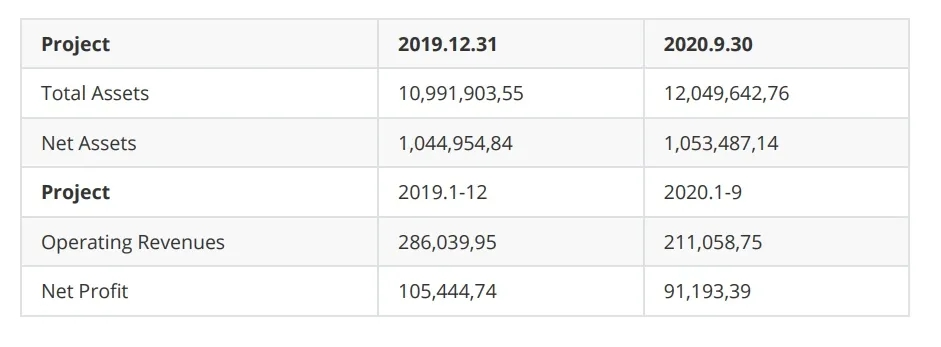
#> input picture Development/imageTest/einfach_table.jpg, 941 x 347 px, found by its file name
$ python get_table_zone.py
#> lines starting #> are read from the running program, lines starting #| are printed output that depends on the picture; after the words box and inside, x2 and y2 are one past the last pixel; in counts of white or black regions, pixels touching at a corner belong together
### Development/Arbeitbreich/tilt_correction.py

### Neigungskorrektur durch Horizonalenerkennung
### bei rotating ist Scanverzerrung ignorriert.

'''
- main function ---> TiltCorrection(path)
  - in this function at first call the function LSDGetLines in get_linien to mark the lines
  - then call the function GetAngle()
  - then call the function ImageRotate()

  - input    ---  the path of the image we want to tilt correct
  - return1  ---  the tilt corrected image ---> is used for ROI and Tesseract
  - return2  ---  the tilt corrected white image ---> is uesd for get ROI location


- Schritte:
  - get the locations of lines
  - correct the picture by calculating the average deflection angle of all lines with deflection angles within +-45 degrees
'''

import cv2
import numpy as np
import math
from get_linien import LSDGetLines


def GetAngle(lines):

    '''
    input     ---    list of the locations of lines, form [[x0,y0,x1,y1],[x2,y2,x3,y3],[...],[...],...]
    output    ---    angle_average of horizonal lines

    '''

    angle_list = []

    for line in lines:
        x1, y1, x2, y2 = line[0]

        if x1 == x2 or y1 == y2:
            continue
        else:
            t = float(y2-y1)/(x2-x1)
            rotate_angle = math.degrees(math.atan(t))
            #angle_list.append(rotate_angle)
            #print(angle_list)

            '''
            # dabei können nur die gegen den Uhrzeigersinn geneigte Bilder korrigiert werden.
            if rotate_angle < 0:
                angle_list.append(rotate_angle)
            else:
                rotate_angle1 = -(90 - rotate_angle)
                angle_list.append(rotate_angle1)
            '''

            # dabei können nur die Bilder mit Neigungswinkeln innerhalb von +-45 Grad korrigiert werden.

            angle_list.append(rotate_angle)

    if len(angle_list) == 0:
        # print('Das Bild ist korrekt.')
        angle_average = 0
    else:
        angle_list_45 = [angle_list[i] for i in range(len(angle_list)) if abs(angle_list[i])< 45] # list for angle < +-45
        #print(angle_list_45)
        #print(angle_list)

        if len(angle_list_45) == 0: # if no abs(anlge) < 45
            angle_average = sum(angle_list)/len(angle_list)  # in this way can correct the table when only vertikal line get
        else:
            angle_average = sum(angle_list_45)/len(angle_list_45)


    if __name__ == '__main__':
        print(angle_average)
        # print(angle_list)
    return angle_average


def ImageRotate(image, angle):

    '''
    input   ---  image: the image we want to rotate
    input   ---  angle: rotate anglel
    return  ---  the rotated image

    '''

    # get the shape of the image and then determine the rotate center

    h, w = image.shape[0:2]
    center_X, center_Y = w // 2, h // 2

    # make the rotation matrix
    M = cv2.getRotationMatrix2D((center_X, center_Y), angle, 1.0)

    # adaptive image border size
    cos = np.abs(M[0, 0])
    sin = np.abs(M[0, 1])

    # compute the new bounding dimensions of the image
    new_w = int((h * sin) + (w * cos))
    new_h = int((h * cos) + (w * sin))

    # adjust the rotation matrix to take into account translation
    M[0, 2] += (new_w / 2) - center_X
    M[1, 2] += (new_h / 2) - center_Y


    # perform the actual rotation and return the image
    # borderValue
    image_rotate = cv2.warpAffine(image, M, (new_w, new_h), borderValue=(255,255,255))
    return image_rotate
    # borderValue default（0, 0 , 0）
    # return cv2.warpAffine(image, M, (nW, nH))


def TiltCorrection(path):

    '''
    input  --- the path of the image we want to tilt correct
    return --- the tilt corrected image

    '''
#> called with path = 'Development\\imageTest\\einfach_table.jpg'

    gray_image = cv2.imread(path, 0)

    if __name__ == '__main__':
        cv2.imshow('original',gray_image)
        cv2.waitKey()

    lines, white_image = LSDGetLines(gray_image, 20)

    angle = GetAngle(lines)
    image_rotate_cor = ImageRotate(gray_image, angle)
    white_image_cor = ImageRotate(white_image, angle)


    if __name__ == '__main__':
        cv2.imshow('white_cor',white_image_cor)
        cv2.imshow('orig_cor', image_rotate_cor)
        cv2.waitKey()

    return image_rotate_cor, white_image_cor


# [2 lines that do not run on import are left out]
    # [4 lines of commented-out code are left out]


### Development/Arbeitbreich/get_linien.py

'''

- it is the first two steps
  - color image to gray image
  - lines mark by LSD

- input is a gray image
- output1 is the lines on it
- output2 is a new white image, on it is the lines of color image, location to location

'''

import cv2
import numpy as np
import matplotlib.pyplot as plt


def LSDGetLines(img, long_size):
    '''
    input - img             --- gray image
    input - long_size       --- min-long of the line
    return - dlines_long    --- dlines_long ---> a list for long lines in the image
    return - white_image    --- is a gray image

    '''
#> called with long_size = 20

    white_image = np.ones((img.shape[0], img.shape[1], 1))*255

    lsd = cv2.createLineSegmentDetector(0, scale=1)
    dlines = lsd.detect(img)

    dlines_long = []

    for dline in dlines[0]:
        x0 = int(round(dline[0][0]))
        y0 = int(round(dline[0][1]))
        x1 = int(round(dline[0][2]))
        y1 = int(round(dline[0][3]))

        long = (y1-y0)*(y1-y0)+(x1-x0)*(x1-x0)
        if long >= long_size*long_size:
            cv2.line(white_image, (x0, y0), (x1, y1), color = 0, thickness = 3, lineType = cv2.LINE_AA)
            # the vorteil big thickness:
            # Draw a thick line to make two adjacent lines merge into one.
            # It can be seen here that there may be black dot noise in the center of the line when thickness small
            # which should be removed
            # But it will cause the intersection point to shift
            dlines_long.append(dline)
#> this loop made 279 passes
#> (dline, x0, y0, x1, y1, long) on passes 1 to 3: ([[695.3, 297.5, 695.4, 286.5]], 695, 298, 695, 286, 144), ([[411.6, 188.5, 411.9, 195.6]], 412, 188, 412, 196, 64), ([[697.8, 196.5, 697.6, 187.5]], 698, 197, 698, 187, 100)
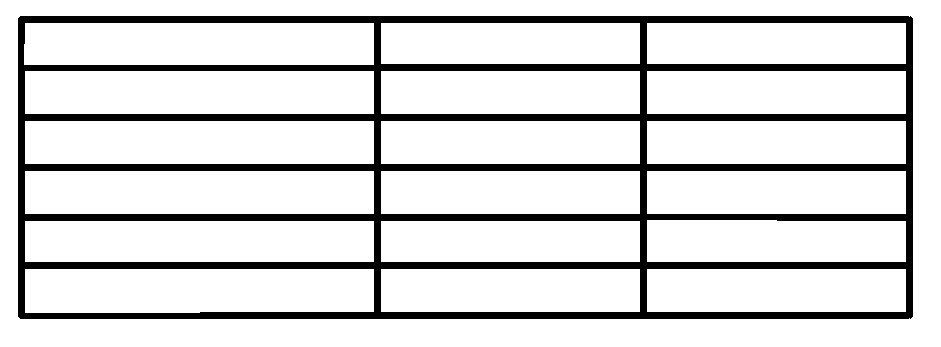
#> white_image: shape (347, 941, 1) float64; 84.6% white; 1 black region, box (x1, y1, x2, y2) and area: (18, 16, 913, 319) 50278
#> after the loop, dlines_long = 76 items, first 6: [[19.5, 315.5, 19.5, 18.5]], [[906.5, 68.5, 645.5, 68.5]], [[22.5, 215.5, 375.5, 215.5]], [[375.5, 68.5, 22.5, 68.5]], [[641.5, 68.5, 379.5, 68.5]], [[909.5, 18.5, 909.5, 315.5]]

    if __name__ == '__main__':
        #cv2.imshow('', white_image)
        #cv2.waitKey()
        plt.imshow(white_image, cmap = 'gray')
        plt.xticks([]),plt.yticks([])
        plt.show()

    if len(dlines_long) == 0:
        print('no table here')

    return dlines_long, white_image

# [10 lines that do not run on import are left out]

### Development/Arbeitbreich/get_table_zone.py
'''
noch nicht fertig hier
- markieren linien durch HoughLinesP
- get location of table --- not done
# https://wenku.baidu.com/view/8bdffcf175a20029bd64783e0912a21614797fd3.html

'''
import cv2
import numpy as np
import math
from distutils.command.config import LANG_EXT
from tilt_correction import TiltCorrection
from get_linien import LSDGetLines


# [67 lines left out: functions LineRow, LineCol, Or_Border, And_Border, not called in this run]


def GetPoint(path):

    image_rotate_cor = TiltCorrection(path)
#> in TiltCorrection, `lines, white_image = LSDGetLines(gray_image, 20)`: lines has the same summary as dlines_long in LSDGetLines
#> the loop in GetAngle, `for line in lines:` made 76 passes
#> (x1, y1, x2, y2, t, rotate_angle) on passes 36, 46: (906.5, 217.5, 645.5, 217.5, 1.7e-05, 0.000975), (22.5, 314.5, 375.5, 314.5, -9.34e-06, -0.000535)
#> in ImageRotate, `image_rotate = cv2.warpAffine(image, M, (new_w, new_h), borderValue=(2..`:
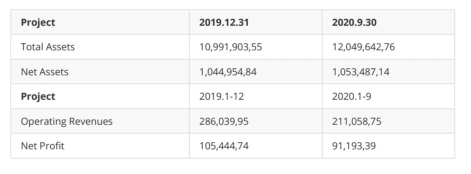
#> image_rotate: shape (347, 941) (shown at 1/2 size); min 46, max 255, mean 246.2
#> call 2 of ImageRotate, with angle = 0.000206
#> in ImageRotate (call 2), `image_rotate = cv2.warpAffine(image, M, (new_w, new_h), borderValue=(2..`:
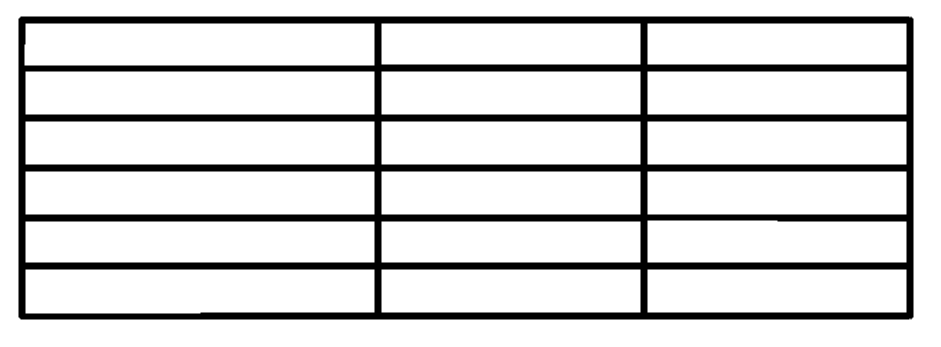
#> image_rotate: shape (347, 941) float64; min 0, max 255, mean 215.7
    white_image = LSDGetLines(image_rotate_cor, 20)[1]

    white_image = white_image.astype(np.uint8)

    ret, bina_image = cv2.threshold(~white_image, 0, 255, cv2.THRESH_BINARY + cv2.THRESH_OTSU)

    if __name__ == '__main__':
        cv2.imshow('', bina_image)
        cv2.waitKey()

    image_row = LineRow(bina_image)
    image_col = LineCol(bina_image)

    #Border(image_row, image_col)
    And_Border(image_row, image_col)


if __name__ == '__main__':
#> (the run stopped early here; a loop or call above may not have finished)

$ run again, with Development/imageTest/winkel_30.png saved as Development/imageTest/einfach_table.jpg
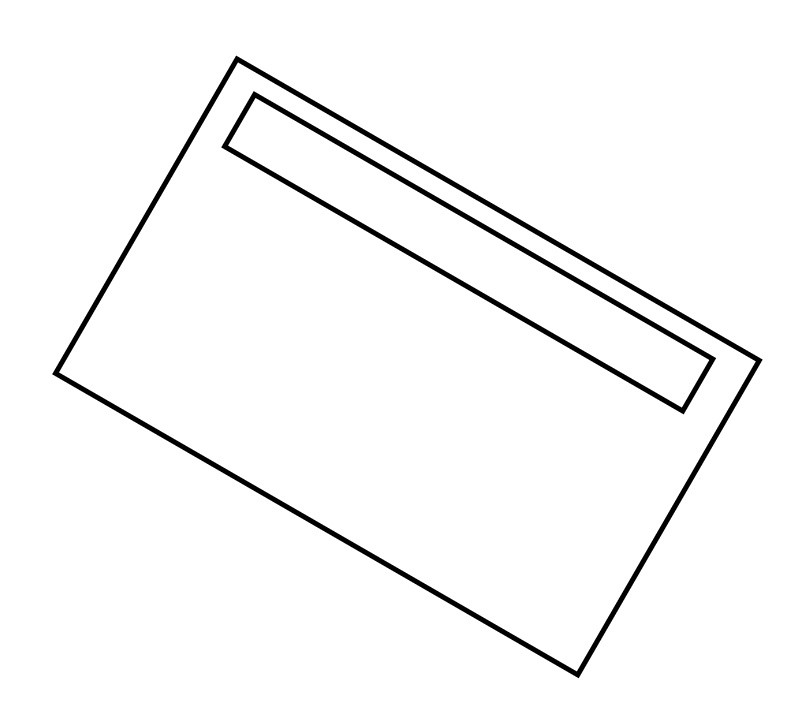
#> input picture Development/imageTest/winkel_30.png, 812 x 726 px, found by its file name
#> in TiltCorrection, gray_image is the input picture: shape (726, 812); min 0, max 255, mean 248.3
#> the loop in LSDGetLines, `for dline in dlines[0]:` made 16 passes
#> (dline, x0, y0, x1, y1, long) on passes 1 to 7: ([[578, 677.6, 51.85, 373.9]], 578, 678, 52, 374, 369092), ([[682.9, 413.8, 220.8, 147]], 683, 414, 221, 147, 284733), ([[236, 55.31, 762.2, 359]], 236, 55, 762, 359, 369092), ([[58.73, 372.1, 576, 670.7]], 59, 372, 576, 671, 356690), ([[254.1, 91.15, 715.1, 357.3]], 254, 91, 715, 357, 283277), ([[709.4, 359.7, 255.8, 97.92]], 709, 360, 256, 98, 273853), ([[755.3, 360.8, 238.1, 62.25]], 755, 361, 238, 62, 356690)
#> after the loop in LSDGetLines, `for dline in dlines[0]:`:
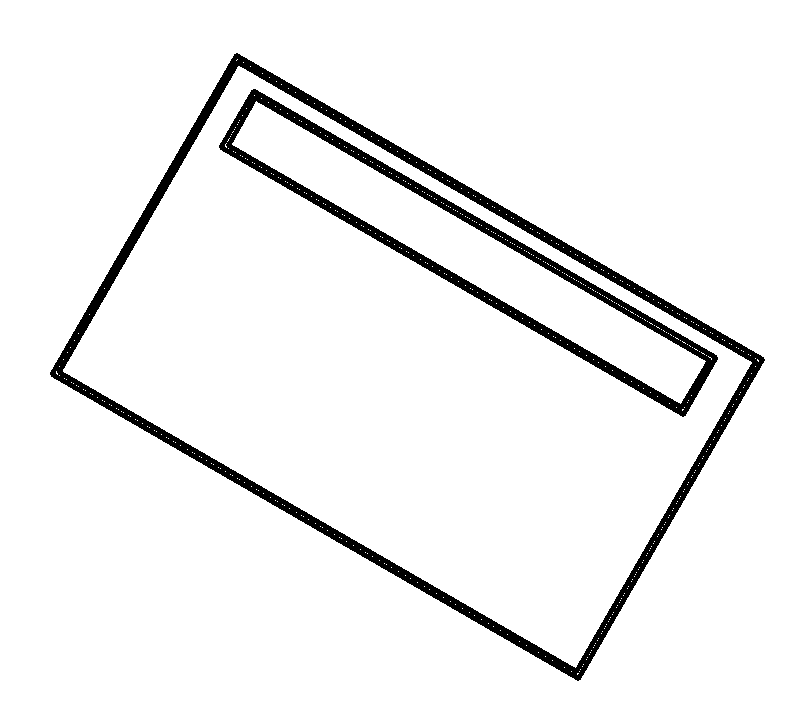
#> white_image: shape (726, 812, 1) float64; 94.8% white; 2 black regions, box (x1, y1, x2, y2) and area: (50, 53, 765, 681) 18964, (219, 89, 718, 417) 11637
#> after the loop in LSDGetLines, `for dline in dlines[0]:`: dlines_long = 16 items, first 6: [[578, 677.6, 51.85, 373.9]], [[682.9, 413.8, 220.8, 147]], [[236, 55.31, 762.2, 359]], [[58.73, 372.1, 576, 670.7]], [[254.1, 91.15, 715.1, 357.3]], [[709.4, 359.7, 255.8, 97.92]]
#> lines has the same summary as dlines_long in LSDGetLines
#> the loop in GetAngle, `for line in lines:` made 16 passes
#> (x1, y1, x2, y2, t, rotate_angle) on passes 1 to 8: (578, 677.6, 51.85, 373.9, 0.577, 30), (682.9, 413.8, 220.8, 147, 0.577, 30), (236, 55.31, 762.2, 359, 0.577, 30), (58.73, 372.1, 576, 670.7, 0.577, 30), (254.1, 91.15, 715.1, 357.3, 0.577, 30), (709.4, 359.7, 255.8, 97.92, 0.577, 30), (755.3, 360.8, 238.1, 62.25, 0.577, 30), (227.7, 145.2, 680.9, 406.8, 0.577, 30)
#> after the loop in GetAngle, `for line in lines:`: angle_list = [30, 30, 30, 30, 30, 30, 30, 30, -60, -60, -60, -60, -60.02, -60.04, -60, -60.01]
#> angle_list_45 = [30, 30, 30, 30, 30, 30, 30, 30]
#> angle_average = 30
#> M = [[0.866, 0.5, -127.1], [-0.5, 0.866, 251.6]]
#> cos = 0.866
#> sin = 0.5
#> new_w = 1066
#> new_h = 1034
#> in ImageRotate (call 2), `image_rotate = cv2.warpAffine(image, M, (new_w, new_h), borderValue=(2..`:
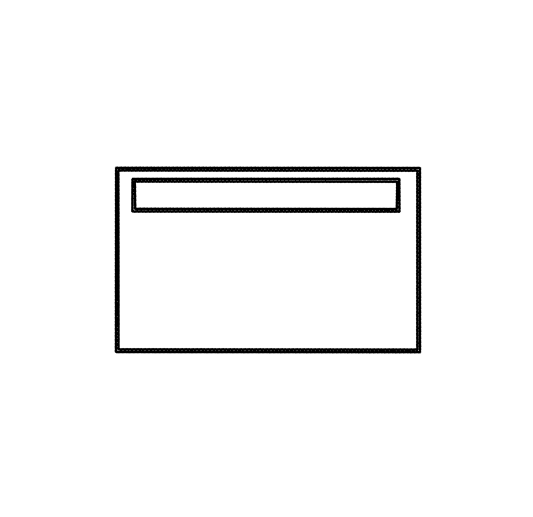
#> image_rotate: shape (1034, 1066) float64 (shown at 1/2 size); min 0, max 255, mean 247.9

$ run again, with Development/imageTest/winkel_-60.png saved as Development/imageTest/einfach_table.jpg
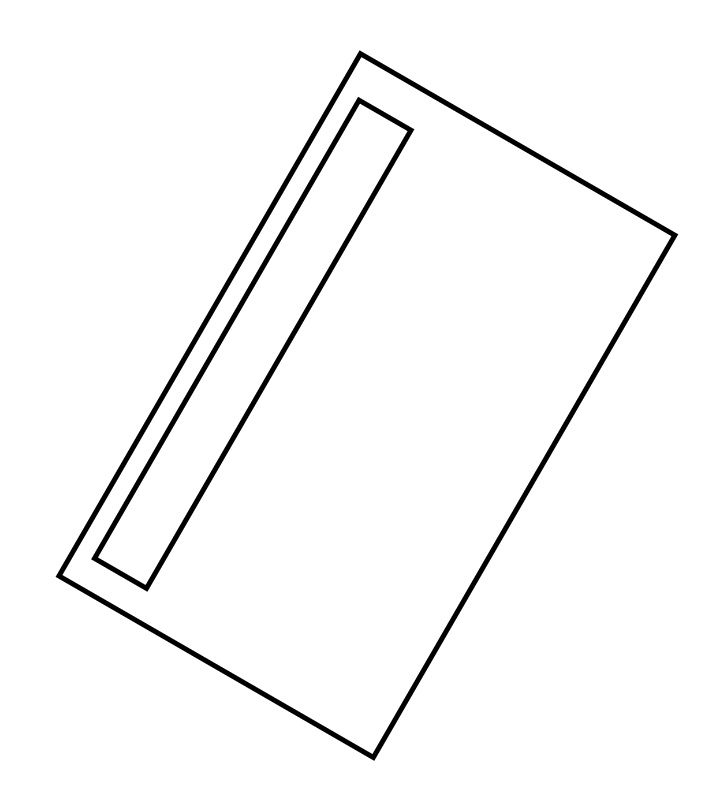
#> input picture Development/imageTest/winkel_-60.png, 726 x 812 px, found by its file name
#> in TiltCorrection, gray_image is the input picture: shape (812, 726); min 0, max 255, mean 248.3
#> the loop in LSDGetLines, `for dline in dlines[0]:` made 16 passes
#> (dline, x0, y0, x1, y1, long) on passes 1 to 7: ([[413.8, 129.1, 147, 591.2]], 414, 129, 147, 591, 284733), ([[677.6, 234, 373.9, 760.2]], 678, 234, 374, 760, 369092), ([[372.1, 753.3, 670.7, 236]], 372, 753, 671, 236, 356690), ([[55.31, 576, 359, 49.82]], 55, 576, 359, 50, 369092), ([[62.02, 574.6, 371.2, 753.1]], 62, 575, 371, 753, 127165), ([[145.2, 584.3, 406.8, 131.1]], 145, 584, 407, 131, 273853), ([[359.3, 49.93, 678.2, 234]], 359, 50, 678, 234, 135617)
#> after the loop in LSDGetLines, `for dline in dlines[0]:`:
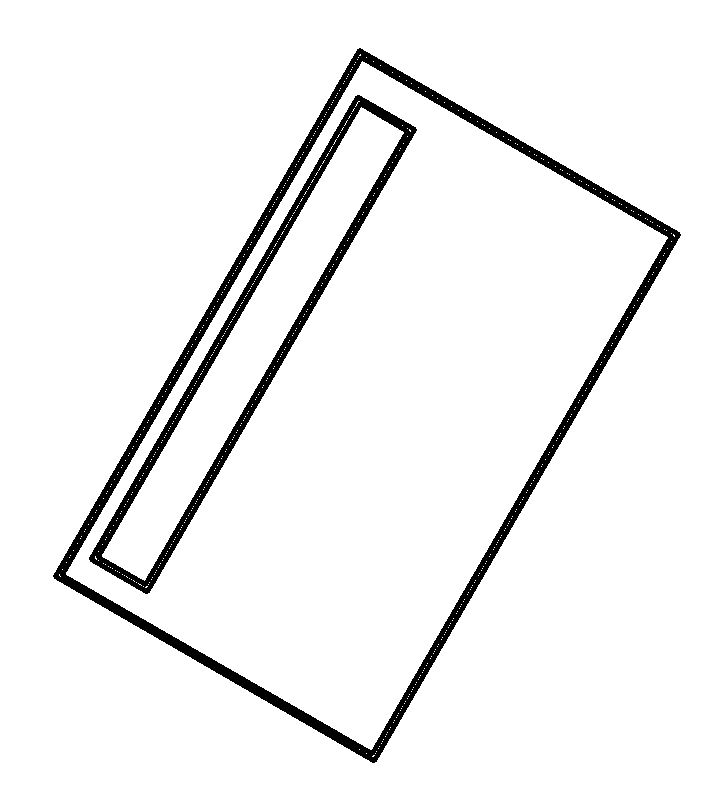
#> white_image: shape (812, 726, 1) float64; 94.9% white; 2 black regions, box (x1, y1, x2, y2) and area: (53, 48, 681, 763) 18837, (89, 95, 417, 594) 11443
#> after the loop in LSDGetLines, `for dline in dlines[0]:`: dlines_long = 16 items, first 6: [[413.8, 129.1, 147, 591.2]], [[677.6, 234, 373.9, 760.2]], [[372.1, 753.3, 670.7, 236]], [[55.31, 576, 359, 49.82]], [[62.02, 574.6, 371.2, 753.1]], [[145.2, 584.3, 406.8, 131.1]]
#> lines has the same summary as dlines_long in LSDGetLines
#> the loop in GetAngle, `for line in lines:` made 16 passes
#> (x1, y1, x2, y2, t, rotate_angle) on passes 1 to 8: (413.8, 129.1, 147, 591.2, -1.73, -60), (677.6, 234, 373.9, 760.2, -1.73, -60), (372.1, 753.3, 670.7, 236, -1.73, -60), (55.31, 576, 359, 49.82, -1.73, -60), (62.02, 574.6, 371.2, 753.1, 0.577, 30), (145.2, 584.3, 406.8, 131.1, -1.73, -60), (359.3, 49.93, 678.2, 234, 0.577, 30), (671.3, 235.8, 361.3, 56.88, 0.577, 30)
#> after the loop in GetAngle, `for line in lines:`: angle_list = [-60, -60, -60, -60, 30, -60, 30, 30, -60, -60, 30, -60, 29.99, 29.98, 29.97, 29.99]
#> angle_list_45 = [30, 30, 30, 30, 29.99, 29.98, 29.97, 29.99]
#> angle_average = 29.99
#> M = [[0.866, 0.5, -154.3], [-0.5, 0.866, 235.8]]
#> cos = 0.866
#> sin = 0.5
#> new_w = 1034
#> new_h = 1066
#> in ImageRotate (call 2), `image_rotate = cv2.warpAffine(image, M, (new_w, new_h), borderValue=(2..`:
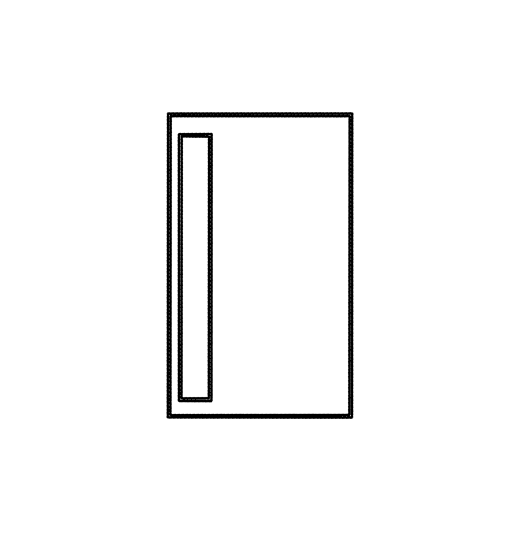
#> image_rotate: shape (1066, 1034) float64 (shown at 1/2 size); min 0, max 255, mean 248
